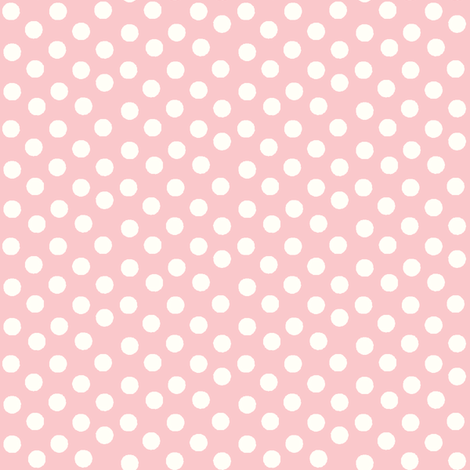
#> input picture Backgroundp.png, 470 x 470 px
$ python real_obamicon.py
#> lines starting #> are read from the running program, lines starting #| are printed output that depends on the picture; after the words box and inside, x2 and y2 are one past the last pixel; in counts of white or black regions, pixels touching at a corner belong together
from PIL import Image #change IMAGENAME to the path on your computer to the image you're using


#print (im.size) #Get the width and hight of the image for iterating over
#pix[x,y] = value # Set the RGBA Value of the image (tuple)
#print (pix[x,y]) #Get the RGBA Value of the a pixel of an image


# RGB values for recoloring.
lightGrey = (211, 211, 211)
Grey = (144, 144, 144)
darkGrey = (88, 88, 88)


# Import image.

my = Image.open("Backgroundp.png")
#> my is the input picture: PIL image 470x470 RGB; mean R, G, B 251.4, 214.4, 214.9
image_list = my.getdata() #each pixel is represented in the form (red value, green value, blue value, transparency). You don't need the fourth value.
image_list = list(image_list) #Turns the sequence above into a list. The list can be iterated through in a loop.
#> image_list = 220900 items


recolored = [] #list that will hold the pixel data for the new image.


#YOUR CODE to loop through the original list of pixels and build a new list based on intensity should go here.

for pixel in image_list:

    intensity = pixel[0]+pixel[1]+pixel[2]

    if intensity <= 701:
        recolored.append(darkGrey)
    if 701 < intensity <= 900:
        recolored.append(lightGrey)
    if 900 < intensity <= 950:
        recolored.append(lightGrey)
    if intensity > 950:
        recolored.append(lightGrey)
#> this loop made 220900 passes
#> (pixel, intensity) on passes 1 to 3: ((250, 200, 203), 653), ((250, 200, 203), 653), ((250, 200, 203), 653)
#> after the loop, recolored = 220900 items


# Create a new image using the recolored list. Display and save the image.
new_image = Image.new("RGB", my.size) #Creates a new image that will be the same size as the original image.
#> new_image: PIL image 470x470 RGB; every value is 0
new_image.putdata(recolored) #Adds the data from the recolored list to the image.
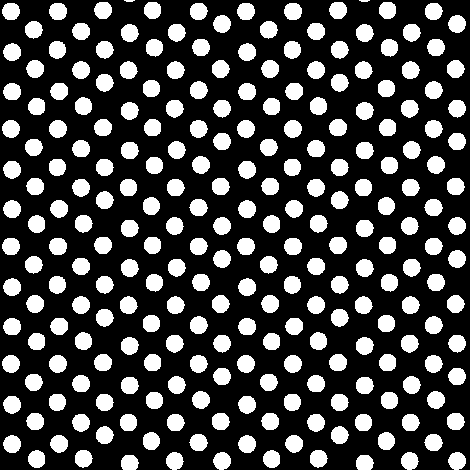
#> new_image: PIL image 470x470 RGB; values 88 (black) and 211 (white), 26.9% white; 242 white regions (2 under 20 px), largest, box (x1, y1, x2, y2) and area: (49, 120, 67, 138) 254, (284, 120, 302, 138) 254, (49, 355, 67, 373) 254
new_image.show() #show the new image on the screen
new_image.save("Off_Back1.jpg", "jpeg") #save the new image as "recolored.jpg"
